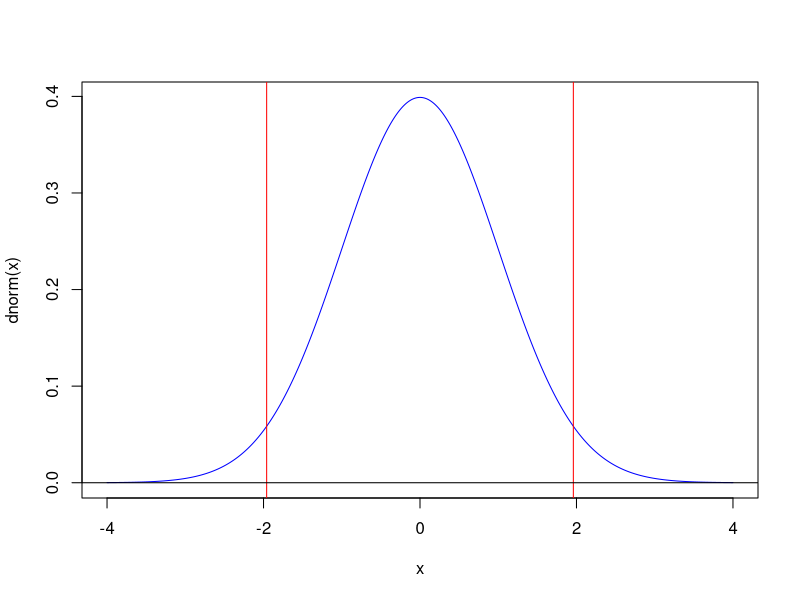
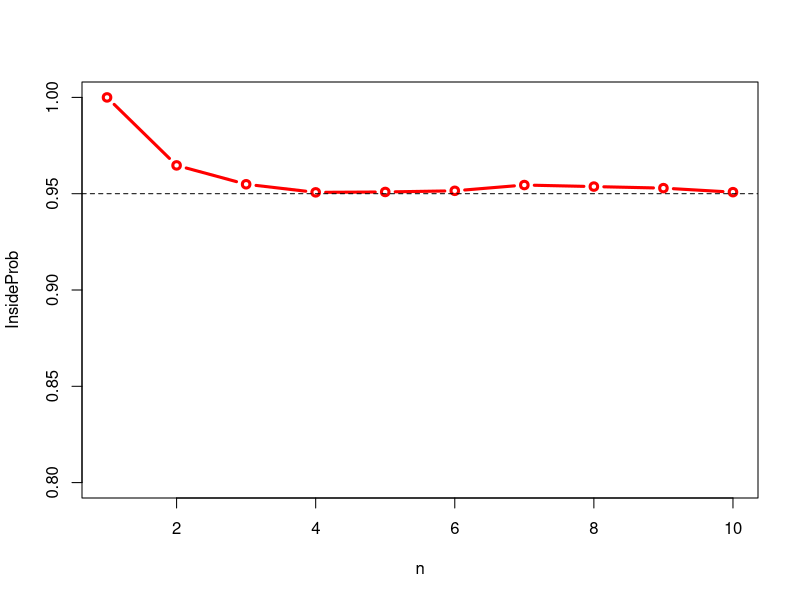
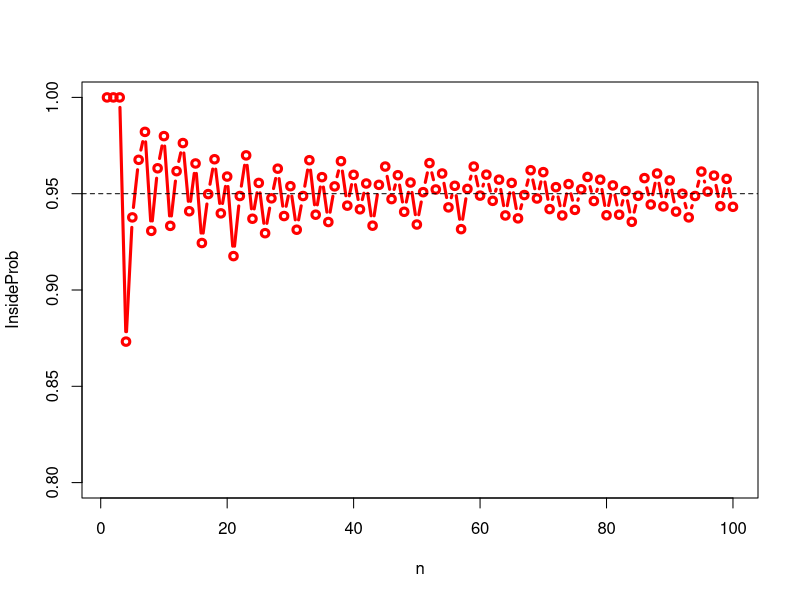
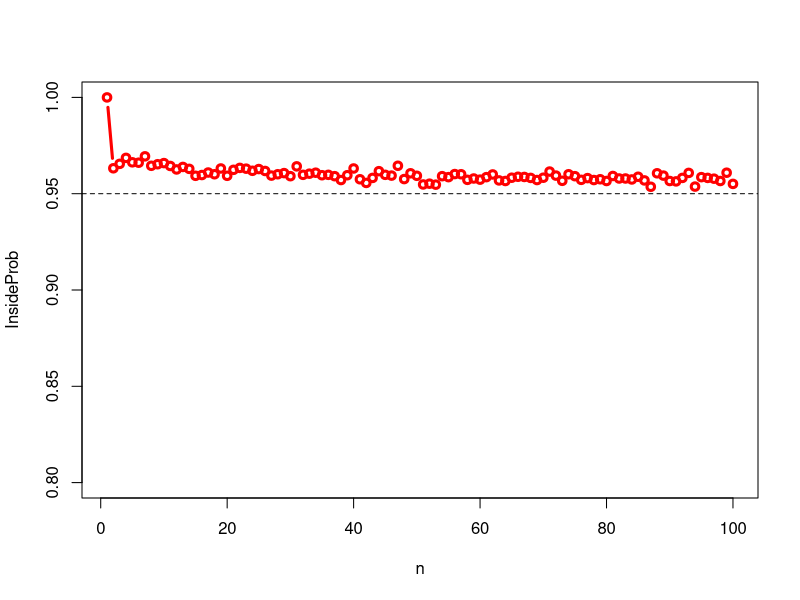

Recreate these plots in R, in order. (Note: a time limit stopped this script after it produced the figures.)
## ---- chunk 1
x <- seq(-4, 4, by=0.01)
plot(x, dnorm(x), type="l", col="blue")
abline(v=qnorm(c(0.025, 0.975)), col="red")
abline(h=0, lty=1, col="black")

## ---- chunk 2

  y <- rnorm(10) ## 0 mean and sd=1
  n <- length(y)
  theta.h <- mean(y)
  alpha <- 0.05
  b1 <- theta.h + qnorm(p=alpha/2)/sqrt(n)
  b2 <- theta.h + qnorm(p=1-alpha/2)/sqrt(n)
  

## ---- chunk 3
one.simu <- function(n=2, alpha=0.05){
  y <- runif(n, -0.5, 0.5)*sqrt(12) ## 0 mean and sd=1
  theta <- mean(y)
  b1 <- theta + qnorm(p=alpha/2)/sqrt(n)
  b2 <- theta + qnorm(p=1-alpha/2)/sqrt(n)
  return((b1 < 0) & (0 < b2))
}
## ---- chunk 4
## n=2, clearly not perfect
res1 <- replicate(10^5, one.simu(2))
mean(res1)

## n=10, fairly close
res2 <- replicate(10^5, one.simu(10))
mean(res2)
## ---- chunk 5
InsideProb <- numeric(10)
for(n in c(1:10)){
  InsideProb[n] <- mean( replicate(10^4, one.simu(n)) )
}
## ---- chunk 6
plot(InsideProb, type="b", lwd=3, col="red", xlab="n", 
     ylim=c(0.8, 1))
abline(h=0.95, lty=2)
## ---- chunk 7
one.simu <- function(n=2, alpha=0.05){
  y <- 2*rbinom(n=n, size=1, prob=0.5) ## 0 mean and sd=1
  theta <- mean(y)
  b1 <- theta + qnorm(p=alpha/2)/sqrt(n)
  b2 <- theta + qnorm(p=1-alpha/2)/sqrt(n)
  return((b1 < 1) & (1 < b2))
}
## ---- chunk 8
InsideProb <- numeric(100)
for(n in c(1:100)){
  InsideProb[n] <- mean( replicate(10^4, one.simu(n)) )
}
## ---- chunk 9
plot(InsideProb, type="b", lwd=3, col="red", xlab="n", 
     ylim=c(0.8, 1))
abline(h=0.95, lty=2)
## ---- chunk 10
x <- runif(10)
t.test(x)$conf.int
## ---- chunk 11
one.simu <- function(n=2, alpha=0.05){
  y <- rt(n=n, df=2.1) ## 0 mean and sd=1
  CI <- t.test(y)$conf.int
  return((CI[1] < 0) & (0 < CI[2]))
}
## ---- chunk 12
InsideProb <- numeric(100)
InsideProb[1] <- 1
for(n in c(2:100)){
  InsideProb[n] <- mean( replicate(10^4, one.simu(n)) )
}
  
## ---- chunk 13
plot(InsideProb, type="b", lwd=3, col="red", xlab="n", 
     ylim=c(0.8, 1))
abline(h=0.95, lty=2)
## ---- chunk 14
one.simu <- function(n=2, alpha=0.05){
  y <- rchisq(n=n, df=5) ## 0 mean and sd=1
  CI <- t.test(y)$conf.int
  return((CI[1] < 5) & (5 < CI[2]))
}
## ---- chunk 15
InsideProb <- numeric(80)
InsideProb[1] <- 1
for(n in c(2:100)){
  InsideProb[n] <- mean( replicate(10^4, one.simu(n)) )
}
  
## ---- chunk 16
plot(InsideProb, type="b", lwd=3, col="red", xlab="n", 
     ylim=c(0.8, 1))
abline(h=0.95, lty=2)
## ---- chunk 17
## the data was
y <- c(78, 85, 91, 76)
t.test(y)$conf.int[1:2]
## ---- chunk 18
x <- runif(100, 0, 3)
y <- rnorm(100)+2*x
model <- lm(y ~ x)
## ---- chunk 19
model <- lm(y ~ x) ## Regression
plot(x, y, pch=20); abline(model, col="red"); ## graphe
## ---- chunk 20
confint(model) ## IC à 95%
## ---- chunk 21
n <- 1000
IC <- matrix(nrow=n, ncol=2)
for(i in 1:n) IC[i, ] <- t.test(rnorm(5))$conf.int[1:2] ## exp 1
plot(x=c(),ylim=c(-5, 5), xlim=c(-1, 1), ylab="B1 and B2", xlab="Draws of c.i")
x <- seq(-1, 1, length.out=n)
couleur <- c("red", "grey")[(IC[, 1] < 0 & IC[, 2] >0)+ 1]
lwd <- c(2, 1)[(IC[, 1] < 0 & IC[, 2] >0)+ 1]
out.ic <- which(couleur =="red")
arrows(x, IC[, 1], x, IC[, 2], col=couleur, code=3, length=0.05, lwd=lwd);
arrows(x[out.ic], IC[out.ic, 1], x[out.ic], IC[out.ic, 2], col="red", code=3, length=0.05, lwd=2);
abline(h=0, lty=3, lwd=1, col="blue")
